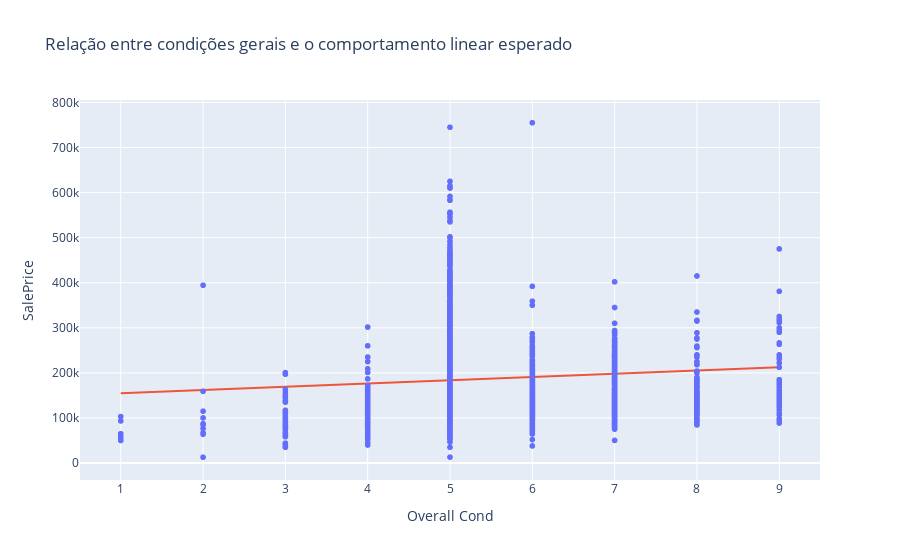

The notebook cell this image was saved under:
### Markdown cell above
O coeficiente de cerca de 7100 sugere que o preço da casa pode aumentar em cerca de USD 7000 a cada nível de conservação que se alcança. De fato, ao plotar os pontos com uma reta usando o coeficiente de condição geral como inclinação, vemos que a reta da regressão linear tende a ficar não muito distante da média de cada categoria. O alinhamento, conforme se espera, não é perfeito, porque afinal há outros fatores, mas é notavelmente próximo.

### Code cell
import plotly.graph_objects as go

intercept = model.intercept_
slope = overall_condition_coefficient_row['coefficient'].iloc[0]
fig = px.scatter(
    df,
    x="Overall Cond",
    y="SalePrice",
    title="Relação entre condições gerais e o comportamento linear esperado",
    #log_y=True
)
fig.add_trace(go.Scatter(
    x=df['Overall Cond'],
    y=df['Overall Cond'] * slope + intercept,
    mode="lines",
    name=f"y = {slope:.2f}x + {intercept:.2f}",
    showlegend=False
))

fig.show()

### Figure 1 — Plotly figure (JSON) as saved in the notebook; plotly's stock layout.template omitted (floating-point values rounded to 4 significant figures; data arrays with more than 128 entries replaced by an {"elided": "..."} marker saying what was removed)
{"data": [{"hovertemplate": "Overall Cond=%{x}<br>SalePrice=%{y}<extra></extra>", "legendgroup": "", "marker": {"color": "#636efa", "symbol": "circle"}, "mode": "markers", "name": "", "showlegend": false, "type": "scattergl", "x": {"elided": "2930 int values"}, "xaxis": "x", "y": {"elided": "2930 int values"}, "yaxis": "y"}, {"mode": "lines", "name": "y = 7219.43x + 147326.75", "showlegend": false, "type": "scatter", "x": {"elided": "2930 int values"}, "y": {"elided": "2930 float values"}}], "layout": {"autosize": true, "legend": {"tracegroupgap": 0}, "title": {"text": "Relação entre condições gerais e o comportamento linear esperado"}, "xaxis": {"anchor": "y", "autorange": true, "domain": [0, 1], "range": [0.4791, 9.521], "title": {"text": "Overall Cond"}, "type": "linear"}, "yaxis": {"anchor": "x", "autorange": true, "domain": [0, 1], "range": [-48460.0, 816300.0], "title": {"text": "SalePrice"}, "type": "linear"}}}
